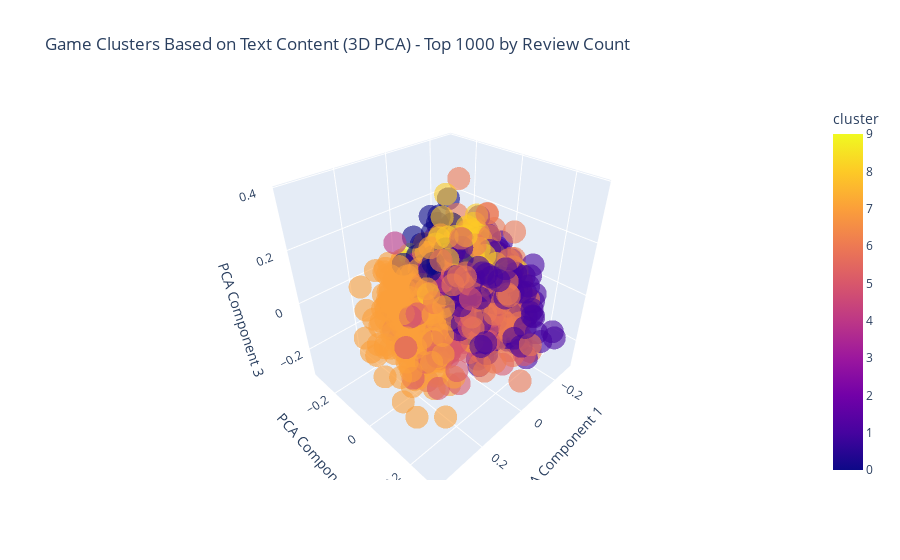

Notebook code for this chart:
### Markdown cell above
### Clustering

### Code cell
from sklearn.feature_extraction.text import TfidfVectorizer
from sklearn.cluster import KMeans
from sklearn.decomposition import PCA
from sklearn.metrics import silhouette_score
import matplotlib.pyplot as plt
import pandas as pd
import plotly.express as px

texts = []
titles = []
for game in all_games:
    text = (game.get('about_this_game', '') + ' ' + 
            game.get('description', ''))
    texts.append(text)
    titles.append(game.get('title', 'Unknown'))

print(f"Prepared {len(texts)} text documents")

# Vectorize text
vectorizer = TfidfVectorizer(max_features=1000, stop_words='english')
X = vectorizer.fit_transform(texts)
print(f"Vectorized to shape: {X.shape}")

# Cluster
kmeans = KMeans(n_clusters=NUM_CLUSTERS, random_state=42, n_init=10)
clusters = kmeans.fit_predict(X)
print("Clustering completed")

# Calculate silhouette score
# Commented since it's slow to compute
# sil_score = silhouette_score(X, clusters)
# print(f"Silhouette Score: {sil_score:.3f}")

# Filter top 1000 games by review_count for visualization only
top_indices = sorted(range(len(all_games)), key=lambda i: all_games[i].get('review_count') or 0, reverse=True)[:1000]

pca = PCA(n_components=3, random_state=42)
X_pca = pca.fit_transform(X[top_indices].toarray())

df = pd.DataFrame({
    'x': X_pca[:, 0],
    'y': X_pca[:, 1],
    'z': X_pca[:, 2],
    'cluster': clusters[top_indices],
    'title': [titles[i] for i in top_indices]
})

fig = px.scatter_3d(df, x='x', y='y', z='z', color='cluster', 
                    hover_data=['title'], 
                    title='Game Clusters Based on Text Content (3D PCA) - Top 1000 by Review Count',
                    labels={'x': 'PCA Component 1', 'y': 'PCA Component 2', 'z': 'PCA Component 3'},
                    size_max=3, opacity=0.6)
from IPython.display import display
display(fig)

### Figure 1 — Plotly figure (JSON) as saved in the notebook; plotly's stock layout.template omitted (floating-point values rounded to 4 significant figures; data arrays with more than 128 entries replaced by an {"elided": "..."} marker saying what was removed)
{"data": [{"customdata": {"elided": "1000x1 str values"}, "hovertemplate": "PCA Component 1=%{x}<br>PCA Component 2=%{y}<br>PCA Component 3=%{z}<br>title=%{customdata[0]}<br>cluster=%{marker.color}<extra></extra>", "legendgroup": "", "marker": {"color": {"elided": "1000 int values"}, "coloraxis": "coloraxis", "opacity": 0.6, "symbol": "circle"}, "mode": "markers", "name": "", "scene": "scene", "showlegend": false, "type": "scatter3d", "x": {"elided": "1000 float values"}, "y": {"elided": "1000 float values"}, "z": {"elided": "1000 float values"}}], "layout": {"coloraxis": {"colorbar": {"title": {"text": "cluster"}}, "colorscale": [[0, "#0d0887"], [0.1111, "#46039f"], [0.2222, "#7201a8"], [0.3333, "#9c179e"], [0.4444, "#bd3786"], [0.5556, "#d8576b"], [0.6667, "#ed7953"], [0.7778, "#fb9f3a"], [0.8889, "#fdca26"], [1, "#f0f921"]]}, "legend": {"tracegroupgap": 0}, "scene": {"domain": {"x": [0, 1], "y": [0, 1]}, "xaxis": {"title": {"text": "PCA Component 1"}}, "yaxis": {"title": {"text": "PCA Component 2"}}, "zaxis": {"title": {"text": "PCA Component 3"}}}, "title": {"text": "Game Clusters Based on Text Content (3D PCA) - Top 1000 by Review Count"}}}
